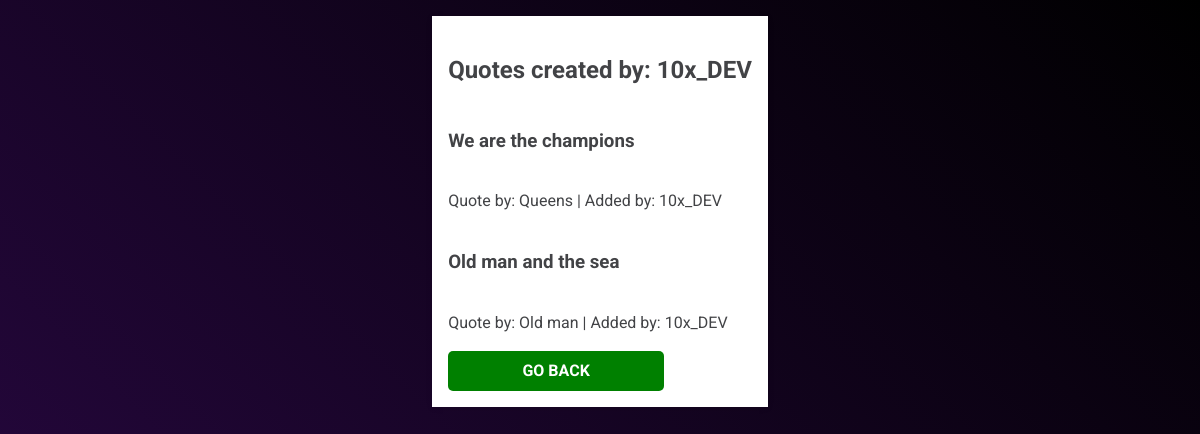
The app's page /posted_by/3 (signed in) with its own data.
### beltApp/models.py (models this page shows)
class User(models.Model):
    name = models.CharField(max_length=255)
    email = models.CharField(max_length=255)
    password = models.CharField(max_length=255, null = True)
    created_at = models.DateTimeField(auto_now_add=True)
    updated_at = models.DateTimeField(auto_now=True)
    objects = userManager()

class Quote(models.Model):
    author = models.CharField(max_length=255)
    quote = models.TextField()
    posted_by = models.ForeignKey(User, related_name="posted_quotes", on_delete=models.CASCADE)
    favorite = models.ManyToManyField(User, related_name="favorite_quote")
    created_at = models.DateTimeField(auto_now_add=True)
    updated_at = models.DateTimeField(auto_now=True)
    objects = quoteManager()

### beltApp/views.py (the view)
# urls.py: path('posted_by/<idItem>', views.posted_by),
def posted_by(request, idItem):
    if 'userID' in request.session:
        context = {
            'usertoshow' : User.objects.get(id=idItem).name,
            'quotes_created_by_user': Quote.objects.filter(posted_by = User.objects.get(id=idItem)),
        }
        return render(request, 'posted_by.html', context)
    return redirect ('/')

### beltApp/templates/posted_by.html (shortened to what this page needs)
<!DOCTYPE html>
<html lang="en">
<head>
    {% load static %}
    <link rel="stylesheet" href="{% static 'css/style.css' %}">
</head>
<body>
    <div class="quote-container">
        <div class="col">
            <h2 class="header"> Quotes created by: {{ usertoshow}} </h2>
            {% for quotes_iterator in quotes_created_by_user %}
                <h3>{{ quotes_iterator.quote }}</h3>
                <p>Quote by: {{ quotes_iterator.author }} | Added by: {{ quotes_iterator.posted_by.name }} </p>
            {% endfor %}
            <a href="/success" class="btn btn-green">GO BACK</a>
        </div>
    </div>
</body>
</html>

### beltApp/static/css/style.css (style rules this page uses)
*::before, *::after { box-sizing: border-box; margin: 0; padding: 0; }
body { background: linear-gradient(225deg, #000000, #2a0845); margin: 0; padding: 0; font-size: 1em; height: 100vh; line-height: 1.5; font-family: "Roboto", sans-serif; }
a { width: 200px; text-align: center; text-decoration: none; color: red; font-weight: bold; }
.header { text-align: center; }
.col { color: #424346; padding: 1rem; background: #fff; box-shadow: 0 1px 6px rgba(0, 0, 0, 0.1); }
.quote-container { display: flex; flex-direction: row; justify-content: center; max-width: 90%; margin: auto; }
.quote-container .col { display: flex; flex-direction: column; margin: 1em; }
.btn { cursor: pointer; border: 0; color: white; border-radius: 5px; padding: .5rem .5rem; font-weight: bold; text-decoration: none; }
.btn-green { background-color: green; }

### records on screen
User: name "10x_DEV"
Quote: quote "We are the champions", author "Queens", posted_by.name "10x_DEV"
Quote: quote "Old man and the sea", author "Old man", posted_by.name "10x_DEV"
